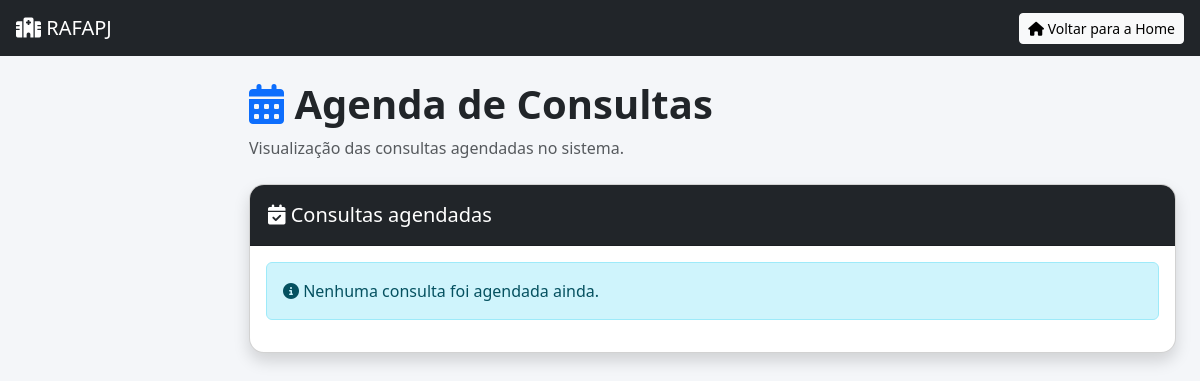
The app's page /RAFAPJ/consultas.php, older data.
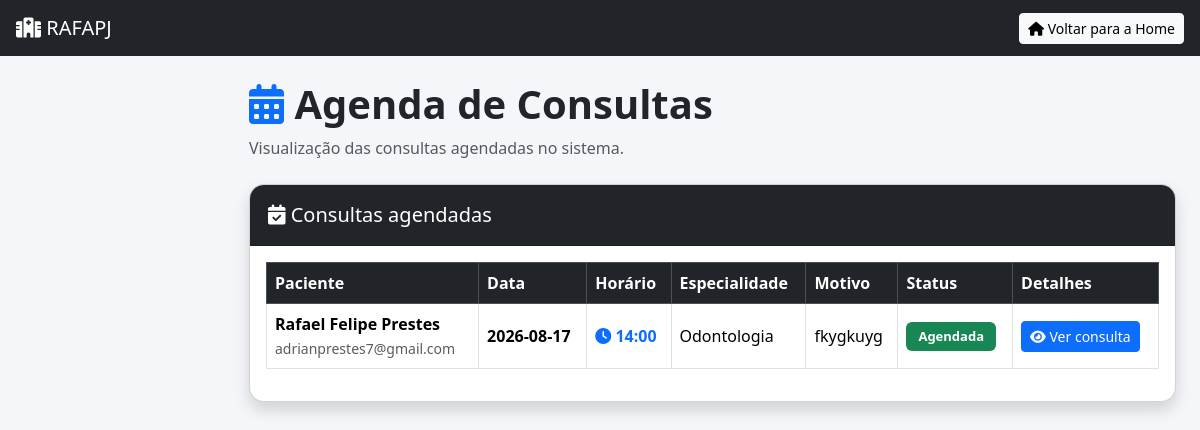
The same page, newer data.
### tables this page shows
CREATE TABLE `consultas` (
  `id` int(11) NOT NULL,
  `nome_paciente` varchar(150) NOT NULL,
  `email_paciente` varchar(150) NOT NULL,
  `telefone_paciente` varchar(30) NOT NULL,
  `endereco_paciente` varchar(255) NOT NULL,
  `especialidade` varchar(100) NOT NULL,
  `motivo` varchar(255) NOT NULL,
  `problema` text NOT NULL,
  `objetivo` varchar(100) NOT NULL,
  `observacoes` text DEFAULT NULL,
  `data_consulta` date NOT NULL,
  `hora_consulta` time NOT NULL,
  `status` enum('agendada','cancelada','concluida') NOT NULL DEFAULT 'agendada',
  `criado_em` timestamp NOT NULL DEFAULT current_timestamp()
);

### RAFAPJ/consultas.php (the view, shortened to what the changed rows need)
<?php
include "conexao.php";
$sql = "
    SELECT *
    FROM consultas
    ORDER BY data_consulta ASC, hora_consulta ASC
";
$resultado = $conn->query($sql);
?>
<!DOCTYPE html>
<html lang="pt-BR">
<head>
    <link
        href="css/styles.css"
        rel="stylesheet"
    >
    <link
        href="https://cdn.jsdelivr.net/npm/bootstrap@5.3.3/dist/css/bootstrap.min.css"
        rel="stylesheet"
    >
    <link
        href="https://cdnjs.cloudflare.com/ajax/libs/font-awesome/6.5.1/css/all.min.css"
        rel="stylesheet"
    >
</head>
<body class="sb-nav-fixed">
<div id="layoutSidenav">
    <div id="layoutSidenav_content">
        <main>
            <div class="container-fluid px-4">
                <div class="mt-4 mb-4">
                    <h1 class="titulo">
                        <i class="fas fa-calendar-days text-primary"></i>
                        Agenda de Consultas
                    </h1>
                </div>
                <div class="card shadow mb-4">
                    <div class="card-body">
                        <?php if ($resultado->num_rows > 0): ?>
                            <div class="table-responsive">
                                <table class="table table-hover table-bordered">
                                    <thead class="table-dark">
                                        <tr>
                                            <th>Paciente</th>
                                            <th>Data</th>
                                            <th>Horário</th>
                                            <th>Especialidade</th>
                                            <th>Motivo</th>
                                            <th>Status</th>
                                            <th>Detalhes</th>
                                        </tr>
                                    </thead>
                                    <tbody>
                                    <?php while ($consulta = $resultado->fetch_assoc()): ?>
                                        <tr>
                                            <td>
                                                <strong>
                                                    <?= htmlspecialchars(
                                                        $consulta["nome_paciente"],
                                                        ENT_QUOTES,
                                                        "UTF-8"
                                                    ) ?>
                                                </strong>
                                                <br>
                                                <small class="text-muted">
                                                    <?= htmlspecialchars(
                                                        $consulta["email_paciente"],
                                                        ENT_QUOTES,
                                                        "UTF-8"
                                                    ) ?>
                                                </small>
                                            </td>
                                            <td>
                                                <span class="data-consulta">
                                                    <?= htmlspecialchars(
                                                        $consulta["data_consulta"],
                                                        ENT_QUOTES,
                                                        "UTF-8"
                                                    ) ?>
                                                </span>
                                            </td>
                                            <td>
                                                <span class="horario">
                                                    <i class="fas fa-clock"></i>
                                                    <?= htmlspecialchars(
                                                        substr(
                                                            $consulta["hora_consulta"],
                                                            0,
                                                            5
                                                        ),
                                                        ENT_QUOTES,
                                                        "UTF-8"
                                                    ) ?>
                                                </span>
                                            </td>
                                            <td>
                                                <?= htmlspecialchars(
                                                    $consulta["especialidade"],
                                                    ENT_QUOTES,
                                                    "UTF-8"
                                                ) ?>
                                            </td>
                                            <td>
                                                <?= htmlspecialchars(
                                                    $consulta["motivo"],
                                                    ENT_QUOTES,
                                                    "UTF-8"
                                                ) ?>
                                            </td>
                                            <td>
                                                <?php
                                                $status = $consulta["status"];
                                                switch ($status) {
                                                    case "agendada":
                                                        $cor = "success";
                                                        $texto = "Agendada";
                                                        break;
                                                }
                                                ?>
                                                <span class="badge bg-<?= $cor ?>">
                                                    <?= htmlspecialchars(
                                                        $texto,
                                                        ENT_QUOTES,
                                                        "UTF-8"
                                                    ) ?>
                                                </span>
                                            </td>
                                            <td>
                                                <button
                                                    class="btn btn-primary btn-sm"
                                                    data-bs-toggle="modal"
                                                    data-bs-target="#consulta<?= (int)$consulta["id"] ?>"
                                                >
                                                    <i class="fas fa-eye"></i>
                                                    Ver consulta
                                                </button>
                                            </td>
                                        </tr>
                                    <?php endwhile; ?>
                                    </tbody>
                                </table>
                            </div>
                        <?php else: ?>
                            <div class="alert alert-info">
                                <i class="fas fa-info-circle"></i>
                                Nenhuma consulta foi agendada ainda.
                            </div>
                        <?php endif; ?>
                    </div>
                </div>
            </div>
        </main>
    </div>
</div>
</body>
</html>

Row changes from the older to the newer data that the page shows:
added consultas: nome_paciente "Rafael Felipe Prestes", email_paciente "adrianprestes7@gmail.com", data_consulta "2026-08-17", hora_consulta "14:00", especialidade "Odontologia", motivo "fkygkuyg", status "Agendada"
Text that changed along with them:
text no longer shown: "Nenhuma consulta foi agendada ainda."
text now shown: "Paciente Data Horário Especialidade Motivo Status Detalhes"
